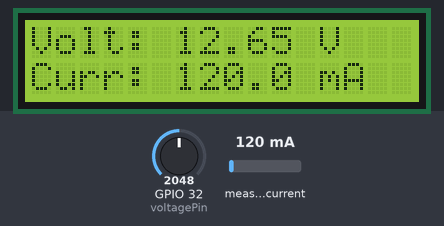
This sketch was run on a simulated ESP32. On the bench: 16×2 character LCD. Inputs (shaded band) come from the test bench; at power-on: measured current 120 mA, GPIO 32 (voltagePin) = 2048. WiFi joins after 1.5 s; servers stay silent unless stated; what the sketch prints to the serial monitor is not drawn.

Above: at 5.8 s.
5.9 s: measured current set to 40 mA
At 6.6 s:
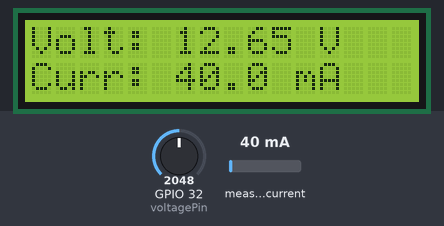
7.7 s: GPIO 32 (voltagePin) set to 2866
At 8.3 s:
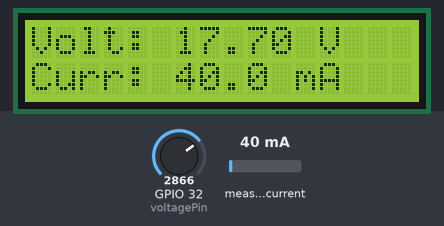
9.3 s: measured current set to 500 mA
At 10.0 s:
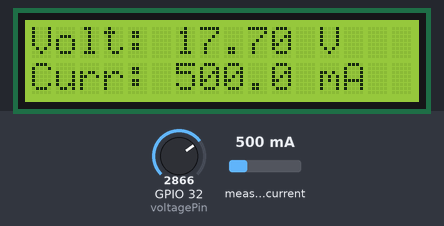
11.0 s: GPIO 32 (voltagePin) set to 3603
At 11.8 s:
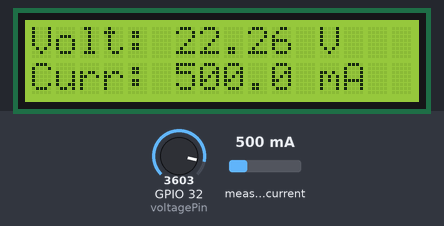
12.6 s: measured current set to 1000 mA
At 13.6 s:
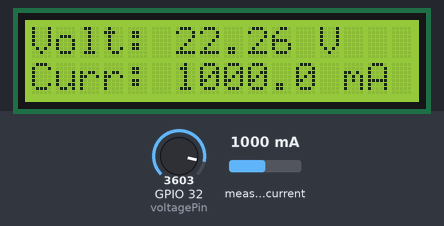
14.2 s: GPIO 32 (voltagePin) set to 4095
At 15.5 s:
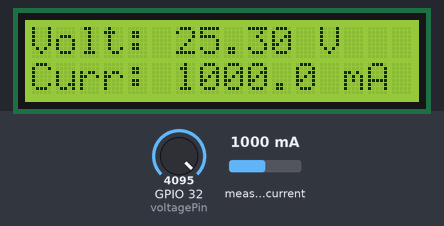
Timing chart, 0 to 16.8 s (numbered marks = the images above; inputs shaded):
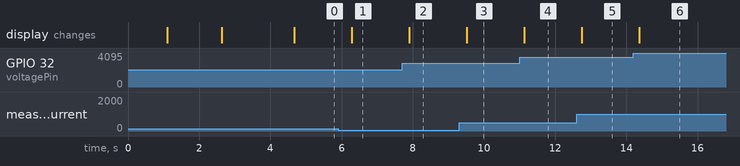

Measured:
- after the input at 5.9 s, the display: changes after 0.39 s (image 1)
- after the input at 7.7 s, the display: changes after 0.20 s (image 2)
- after the input at 9.3 s, the display: changes after 0.21 s (image 3)
- after the input at 11.0 s, the display: changes after 0.13 s (image 4)
- after the input at 12.6 s, the display: changes after 0.14 s (image 5)
- after the input at 14.2 s, the display: changes after 0.16 s (image 6)

The sketch:

Code_For_Measuring_Voltage-and-Current_on-esp32.ino
```cpp
#include <WiFi.h>
#include <Wire.h>
#include <LiquidCrystal_I2C.h>
#include <Adafruit_INA219.h>

// Wi-Fi Credentials
const char* ssid = "Name-Wifi";
const char* password = "Password-wifi";

// Initialize LCD (Most I2C backpacks use address 0x27 or 0x3F, 16 columns, 2 rows)
LiquidCrystal_I2C lcd(0x27, 16, 2);

// Initialize INA219 Current Sensor (I2C address default 0x40, uses SDA/SCL pins)
Adafruit_INA219 ina219;

// Voltage Sensing (External Divider)
const int voltagePin = 32;
const float R1 = 10000.0;  // 10 kOhm
const float R2 = 1500.0;   // 1.5 kOhm

void setup() {
  Serial.begin(115200);
  delay(1000);

  // Initialize LCD and turn on backlight
  lcd.init();
  lcd.backlight();
  lcd.setCursor(0, 0);
  lcd.print("Initializing...");

  // Initialize INA219 sensor over I2C (SDA/SCL pins)
  if (!ina219.begin()) {
    Serial.println("Failed to find INA219 chip!");
    lcd.clear();
    lcd.setCursor(0, 0);
    lcd.print("INA219 Error!");
    while (1) { delay(10); }
  }

  // Set pin modes
  pinMode(voltagePin, INPUT);

  // Connect to Wi-Fi Network
  WiFi.mode(WIFI_STA);
  WiFi.begin(ssid, password);
  Serial.println("\nConnecting to Wi-Fi");

  lcd.clear();
  lcd.setCursor(0, 0);
  lcd.print("Wi-Fi Connecting");

  while(WiFi.status() != WL_CONNECTED){
    Serial.print(".");
    delay(250);
  }

  // If connection is successful
  Serial.println("\nConnected to the Wi-Fi network");
  Serial.print("Local ESP32 IP: ");
  Serial.println(WiFi.localIP());

  // Show local IP on the LCD for 2 seconds
  lcd.clear();
  lcd.setCursor(0, 0);
  lcd.print("Wi-Fi Connected!");
  lcd.setCursor(0, 1);
  lcd.print(WiFi.localIP().toString());
  delay(2000);

  lcd.clear();
}

void loop() {
  // --- VOLTAGE MEASUREMENT (External Divider) ---
  float pinMilliVolts = analogReadMilliVolts(voltagePin);
  float voltage_pin = pinMilliVolts / 1000.0;
  float real_voltage = voltage_pin * ((R1 + R2) / R2);

  // --- CURRENT MEASUREMENT (INA219 in mA) ---
  float current_mA = ina219.getCurrent_mA();

  // --- DISPLAY ON SERIAL MONITOR ---
  Serial.print("Voltage: ");
  Serial.print(real_voltage, 2);
  Serial.println(" V");

  Serial.print("Current: ");
  Serial.print(current_mA, 1);
  Serial.println(" mA");

  // --- DISPLAY ON 16x2 LCD ---
  // Row 1: Voltage
  lcd.setCursor(0, 0);
  lcd.print("Volt: ");
  lcd.print(real_voltage, 2);
  lcd.print(" V      ");

  // Row 2: Current in mA
  lcd.setCursor(0, 1);
  lcd.print("Curr: ");
  lcd.print(current_mA, 1);
  lcd.print(" mA     ");

  delay(500); // Refresh screen data every half second
}
```
